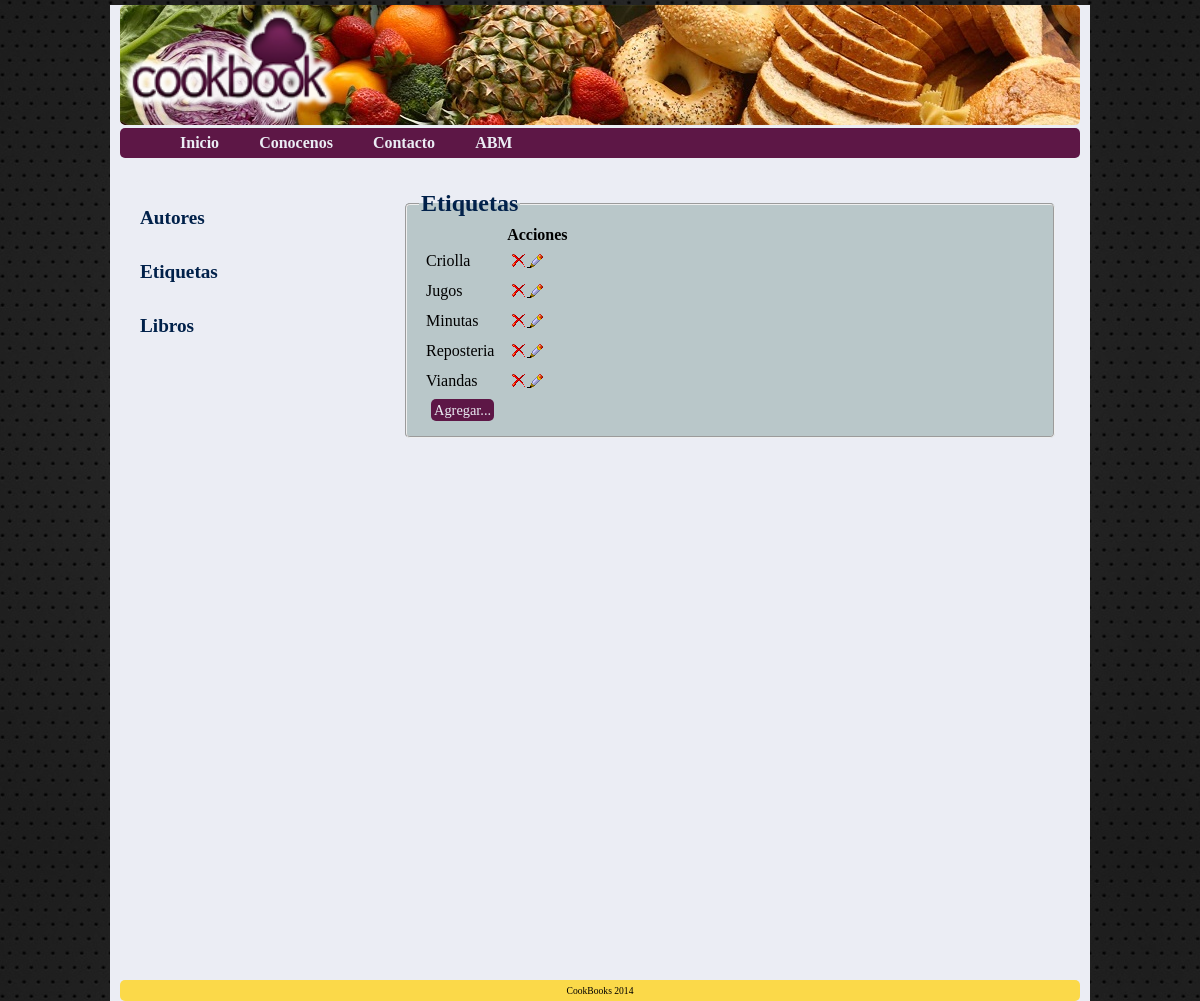
The app's page /CookBook/abm.php?abm=Etiqueta, older data.
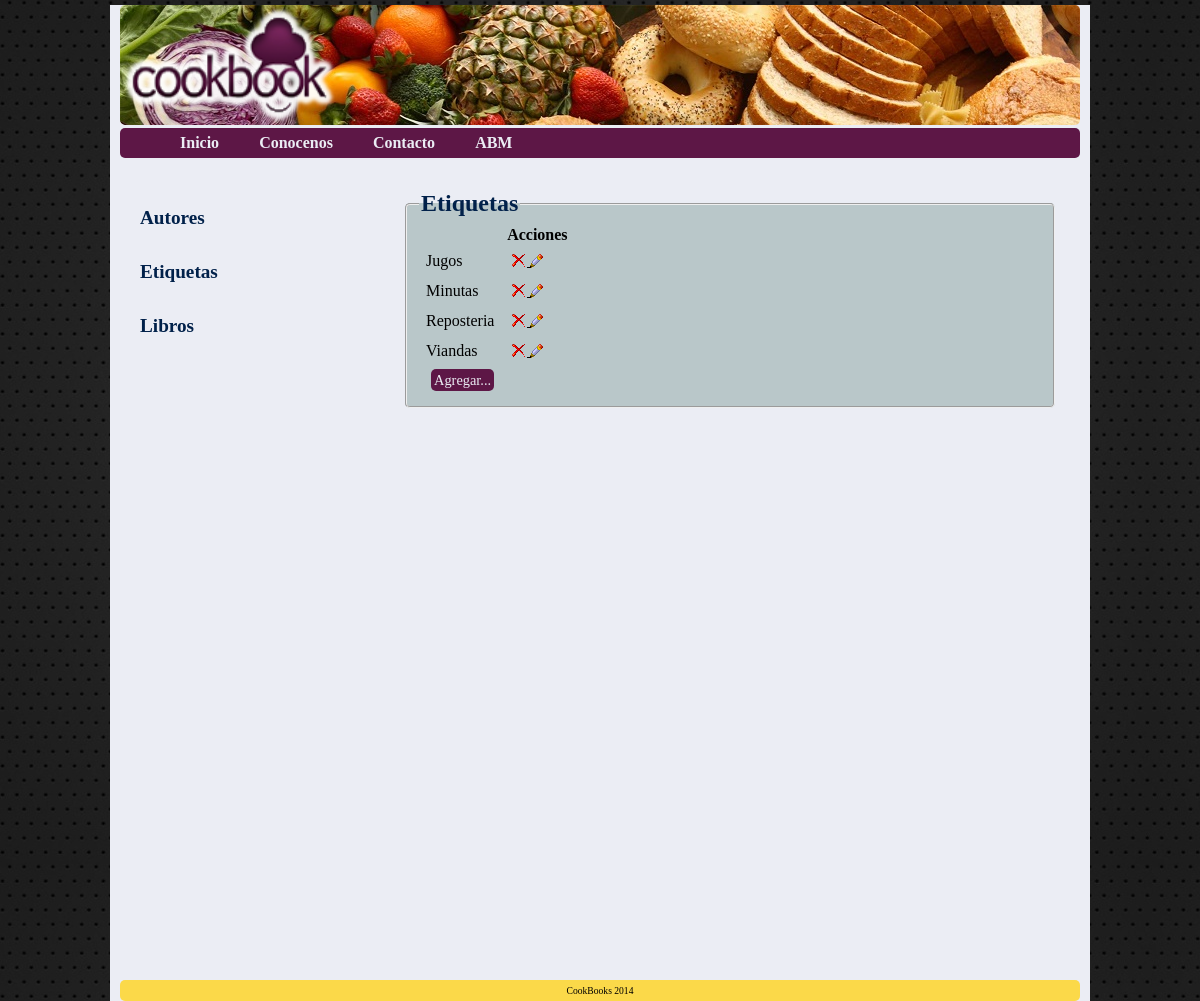
The same page, newer data.
### tables this page shows
CREATE TABLE IF NOT EXISTS `etiqueta` (
  `idEtiqueta` int(11) NOT NULL AUTO_INCREMENT,
  `Etiqueta` varchar(30) NOT NULL,
  PRIMARY KEY (`idEtiqueta`)
);

### CookBook/abm.php (the view, shortened to what this page needs)
<html>
<head>
	<link href="css/style.css" type="text/css" rel="stylesheet">
</head>
<body>
	<div id="page">
		<div id="header">
			<div id="page-header">
				<div class=logo><a href="index.php"><img src="img/Imagen1.png" height=100% alt="logo" border="0px"></a></div>
			</div>
			<div id="header-menu">
				<ul id="navegacion">
					<li>
						<a href="index.php">Inicio</a>
					</li>
					<li>
						<a href="aboutUs.php">Conocenos</a>
					</li>
					<li>
						<a href="contacto.php">Contacto</a>
					</li>
					<li>
						<a href="abm.php">ABM</a>
					</li>
				</ul>
			</div>
		</div>
				<div id="content">
			<div id="left-bar">
				<?php
				 		echo '<h5><a href="abm.php?abm=Autor">Autores</a></h5>
						<h5><a href="abm.php?abm=Etiqueta">Etiquetas</a></h5>
					 	<h5><a href="abm.php?abm=Libro">Libros</a></h5>';
					?>
			</div>
			<div id="main-content">
				<?php
					if(isset($_GET["abm"])){
						echo '<fieldset style="margin:auto; width">';
						$abm=$_GET["abm"];
						if($abm=='Autor'){
							echo '<legend>'.$abm.'es </legend>';
						}else{
							echo '<legend>'.$abm.'s </legend>';
						}
						$tabla=$abm;
						$id='id'.$abm;
						switch($abm){
							case 'Etiqueta':
							$sql = "SELECT * FROM `$tabla` order by `$abm`";
							break;
						}
						$query = mysql_query($sql);
						echo '<table>';
						echo '<tr><th>';
						echo'</th><th>Acciones</th></tr>';
						while ($row  = mysql_fetch_assoc($query)) {
							switch($abm){
								case 'Etiqueta':
								$a = $row["$abm"];
								echo "<tr><td>$a</td>";
								break;
							}
							$b = $row["$id"];
							echo '<td><a onclick="if(!confirm(';
							echo " 'Desea borrar el elemento?' ";
							echo '))return false"; href="php/bajas.php?abm='.$abm.'&id='.$b.'"><img src="img/eliminar.png" title="Eliminar" /></a>';
							echo '<a href="php/formabm.php?abm='.$abm.'&id='.$b.'&nombre='.$a;
							if($abm=='Autor'){
								echo '&apellido='.$c;
							}
							echo '"><img src="img/editar.png" title="Editar"/></a>';
						}
						echo "<tr><td><span ><a id='agregar' href=\"php/formabm.php?abm=$abm";
						echo "\">Agregar... </span></td></tr></table>";
					}
					echo '</fieldset>';
			?>
			</div>
		</div>
		<div id="footer">CookBooks 2014</div>
	</div>
</body>
</html>

### CookBook/css/style.css (style rules this page uses)
body { font-family:"verdana"; background:url('../img/fondo.jpg') repeat; margin:0; padding:0; border-style:none; border-width:0px; }
img { border-style:none; border-width:0px; }
a { border-style:none; border-width:0px; }
td { padding:5px; }
fieldset { background-color:#B9C7C9; border-radius:5px; }
legend { font-size:1.5em; font-weight:bold; color:#01214A; }
#page { width:960px; height:auto; margin:0 auto; background-color: #EBEDF4; padding:0 10px; border-style:none; border-width:0px; }
#header { margin:5px auto; width:100%; height:150px; }
#page-header { margin-bottom:2.5px; width:100%; height:80%; background:url('../img/header.jpg'); border-radius:5px; }
.logo { text-align:left; float:left; padding-right:0px; border-style:none; border-width:0px; }
#page-header a:link { color:#EBEDF4; text-decoration:none; }
#header-menu { width:100%; height:20%; background-color:#5D1746; padding:auto; border-radius:5px; }
ul { list-style-type:none; margin:auto; border-style:none; border-width:0px; }
#navegacion li { float:left;padding-top:6px; height:100%; font-weight:bold; }
#navegacion li a { height:18px; }
#navegacion li a:link { color:#EBEDF4;background-color:#5D1746;text-decoration:none;padding:6px 20px; }
#content { background-color:transparent; margin:5px; width:100%; height:100%; padding-top: 15px; }
#left-bar { width:250px; height:100%; float:left; margin-left:15px; }
#main-content { width:650px; height:auto; margin:0; float:left; padding:15px; background-color:transparent; border-radius:5px; }
#footer { font-size:0.6em; background-color:#FBD949; width:auto; height:auto; clear:both; padding:5px 0; bottom:0px; text-align:center; border-radius:5px; }
h5 { font-size:1.2em; font-weight:bold; }
h5 a:link { color:#01214A;background-color:#EBEDF4;text-decoration:none; }
#agregar { font-size:0.9em; margin:5px 5px }
#agregar:link { color:#EBEDF4;background-color:#5D1746;border-radius:5px;text-decoration:none;padding:3px }

Row changes from the older to the newer data that the page shows:
removed etiqueta: Etiqueta "Criolla"
